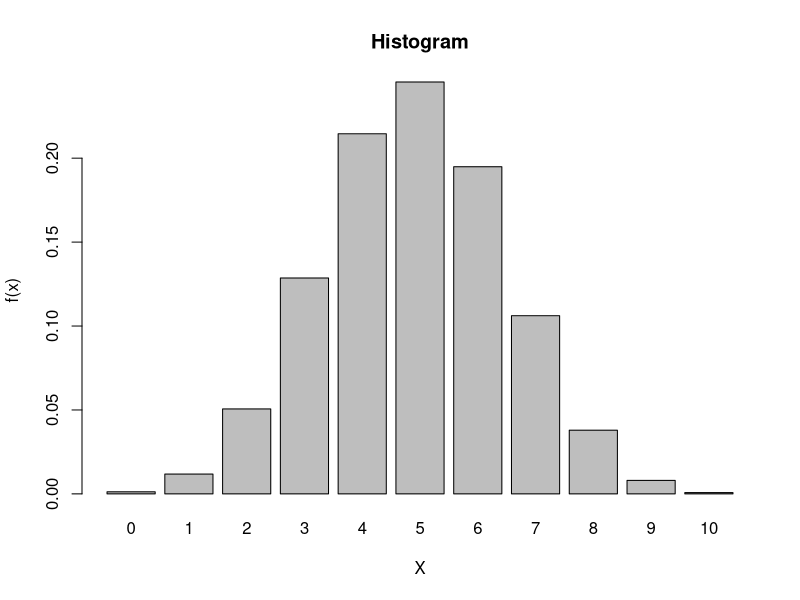

This figure's R source:
# Soal 1
cat("a. Menggunakan distribusi binomial B(x; n, p), dengan parameter banyaknya 
kelahiran n = 10, dan probabilitas bayi laki-laki p=0,488\n")

# Menggunakan distribusi binomial B(x; n, p), dengan parameter banyaknya 
# kelahiran n = 10, dan probabilitas bayi laki-laki p=0,488


# b.  P(X=3) B(3; 10, 0.488)
#     banyaknya sukses (laki-laki) x, banyaknya kelahiran n, probabilitas sukses 
#     (laki-laki) p
x <- 3
n <- 10
p <- 0.488

# hitung probabilitas
prob <- dbinom(x, n, p)

# print hasil
cat("b. probabiitas bayi laki-laki sebanyak", x, "dalam", n, "kelahiran adalah", prob, "\n")
# probabiitas bayi laki-laki sebanyak 3 dalam 10 kelahiran adalah 0.1286265 


# c. P(X<3) B(0; 10, 0.488) + B(1; 10, 0.488) + B(2; 10, 0.488) menggunakan pbinom
x <- 3
n <- 10
p <- 0.488

prob <- pbinom(x-1, n, p)
cat("c. probabiitas jumlah bayi laki-laki kurang dari", x, "dalam", n, "kelahiran adalah", prob,"\n")

# probabiitas jumlah bayi laki-laki kurang dari 3 dalam 10 kelahiran adalah 0.0636442 

# d. P(x>=3) 
x <- 3
n <- 10
p <- 0.488

prob <- pbinom(x-1, n, p, lower.tail = FALSE)
cat("d. probabiitas jumlah bayi laki-laki lebih dari atau sama dengan", x, "dalam", n, "kelahiran adalah", prob, "\n")

# probabiitas jumlah bayi laki-laki lebih dari atau sama dengan 3 dalam 10 kelahiran adalah 0.9363558

# e. nilai harapan dan simpangan baku
# hitung E(x) menggunakan E(X) = SUM(x.p(x)) x=0,1,2,3,4,5,6,7,8,9,10
i<-0
ans <- 0
while(i<=10){
  ans <- ans + (i*dbinom(i, 10, 0.488))
  
  i<-i+1
}

cat("e. E(x) = ", ans, "\n")

# hitung simpangan baku = E(x^2) - E(X)^2
# hitung E(x^2)
i<-0
ans1 <- 0
while(i<=10){
  ans1 <- ans1 + (i*i*dbinom(i, 10, 0.488))
  
  i<-i+1
}

#hitung E(x)^2
i<-0
ans2 <- 0
while(i<=10){
  ans2 <- ans2 + (i*dbinom(i, 10, 0.488))
  
  i<-i+1
}

simpanganBaku <- ans1 + ans2
simpanganBaku <- sqrt(simpanganBaku)

cat("   Simpangan baku = ", simpanganBaku, "\n")

# E(x) =  4.88 
# Simpangan baku =  31.19296 

# f. buat histogram
# Generate data
x <- 0:10
y <- dbinom(x, 10, 0.488)

cat(y)

# Create histogram
barplot(y, names.arg = x, main = "Histogram", xlab = "X", ylab = "f(x)")
